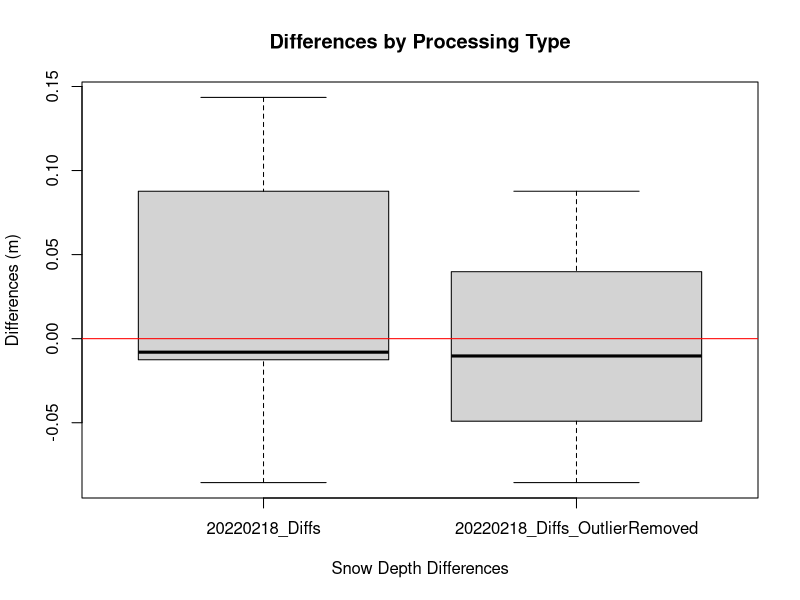
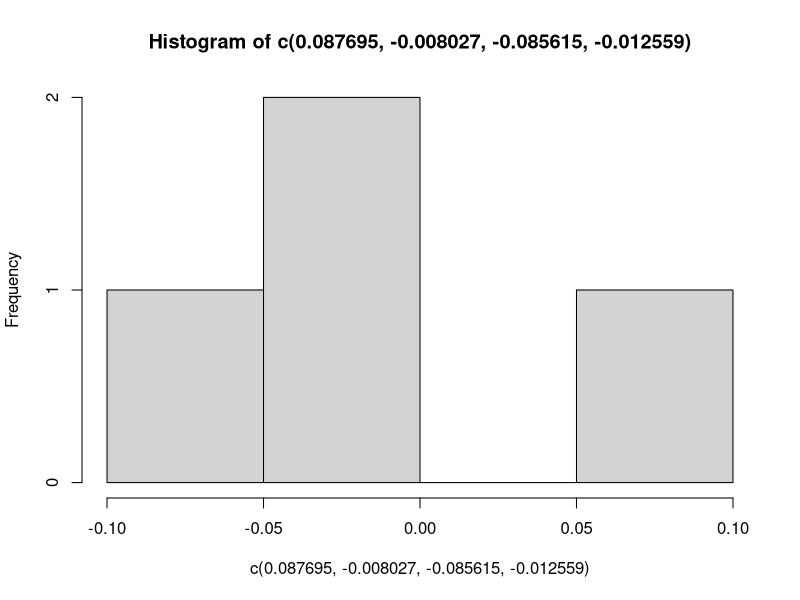

Write R code to recreate these figures, in order.
proc.type <- c(rep('20220218_Diffs',5),rep('20220218_Diffs_OutlierRemoved',4))
proc.type <- as.factor(proc.type)
diffs <- c(0.087695,-0.008027,-0.085615,0.143506,-0.012559,
           0.087695,-0.008027,-0.085615,-0.012559)
mnvec <- tapply(diffs,proc.type,mean)
nvec <- tapply(diffs,proc.type,length)
stdvec <- tapply(diffs,proc.type,sd)          

aovdata <- data.frame(cbind(diffs,proc.type))
attach(aovdata)

# Make side-by-side boxplots
quartz()
boxplot(diffs~proc.type,main="Differences by Processing Type",
        xlab = 'Snow Depth Differences',
        ylab = 'Differences (m)'
        )
abline(h= 0, col = "red")

# ANOVA using aov function
f1 <- aov(diffs~as.factor(proc.type)) 
summary(f1)

f2 <- lm(diffs~as.factor(proc.type)) 
summary(f2)

# Means Model ANOVA using aov and lm functions 
f3 <- aov(diffs~as.factor(proc.type))    # same ANOVA table as effects model
summary(f3)
f4 <- lm(diffs~as.factor(proc.type))   # same ANOVA table as effects model
summary(f4)   

hist(c(0.087695,-0.008027,-0.085615,-0.012559))